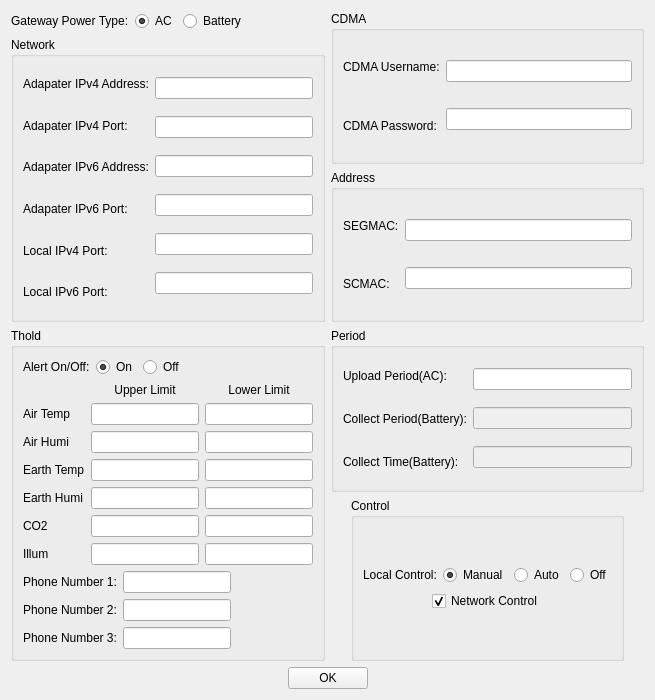
<?xml version="1.0" encoding="UTF-8"?>
<ui version="4.0">
 <class>configwindow</class>
 <widget class="QWidget" name="configwindow">
  <property name="geometry">
   <rect>
    <x>0</x>
    <y>0</y>
    <width>655</width>
    <height>700</height>
   </rect>
  </property>
  <property name="windowTitle">
   <string>ConfigManager</string>
  </property>
  <property name="windowIcon">
   <iconset>
    <normaloff>images/logo.png</normaloff>images/logo.png</iconset>
  </property>
  <layout class="QVBoxLayout" name="verticalLayout">
   <item>
    <layout class="QGridLayout" name="gridLayout_2">
     <item row="0" column="0">
      <layout class="QVBoxLayout" name="verticalLayout_21">
       <item>
        <layout class="QHBoxLayout" name="horizontalLayout_18">
         <item>
          <layout class="QHBoxLayout" name="horizontalLayout">
           <item>
            <widget class="QLabel" name="label">
             <property name="text">
              <string>Gateway Power Type:</string>
             </property>
            </widget>
           </item>
           <item>
            <widget class="QRadioButton" name="acRadioButton">
             <property name="text">
              <string>AC</string>
             </property>
             <property name="checked">
              <bool>true</bool>
             </property>
            </widget>
           </item>
           <item>
            <widget class="QRadioButton" name="batteryRadioButton">
             <property name="text">
              <string>Battery</string>
             </property>
            </widget>
           </item>
          </layout>
         </item>
         <item>
          <spacer name="horizontalSpacer_3">
           <property name="orientation">
            <enum>Qt::Horizontal</enum>
           </property>
           <property name="sizeHint" stdset="0">
            <size>
             <width>40</width>
             <height>20</height>
            </size>
           </property>
          </spacer>
         </item>
        </layout>
       </item>
       <item>
        <widget class="QGroupBox" name="groupBox">
         <property name="title">
          <string>Network</string>
         </property>
         <layout class="QHBoxLayout" name="horizontalLayout_9">
          <item>
           <layout class="QHBoxLayout" name="horizontalLayout_2">
            <item>
             <layout class="QVBoxLayout" name="verticalLayout_4">
              <item>
               <widget class="QLabel" name="label_2">
                <property name="text">
                 <string>Adapater IPv4 Address:</string>
                </property>
               </widget>
              </item>
              <item>
               <widget class="QLabel" name="label_3">
                <property name="text">
                 <string>Adapater IPv4 Port:</string>
                </property>
               </widget>
              </item>
              <item>
               <widget class="QLabel" name="label_4">
                <property name="text">
                 <string>Adapater IPv6 Address:</string>
                </property>
               </widget>
              </item>
              <item>
               <widget class="QLabel" name="label_5">
                <property name="text">
                 <string>Adapater IPv6 Port:</string>
                </property>
               </widget>
              </item>
              <item>
               <widget class="QLabel" name="label_6">
                <property name="text">
                 <string>Local IPv4 Port:</string>
                </property>
               </widget>
              </item>
              <item>
               <widget class="QLabel" name="label_7">
                <property name="text">
                 <string>Local IPv6 Port:</string>
                </property>
               </widget>
              </item>
             </layout>
            </item>
            <item>
             <layout class="QVBoxLayout" name="verticalLayout_3">
              <item>
               <widget class="QLineEdit" name="adapterIPv4Addr"/>
              </item>
              <item>
               <widget class="QLineEdit" name="adapterIPv4Port"/>
              </item>
              <item>
               <widget class="QLineEdit" name="adapterIPv6Addr"/>
              </item>
              <item>
               <widget class="QLineEdit" name="adapterIPv6Port"/>
              </item>
              <item>
               <widget class="QLineEdit" name="localIPv4Port"/>
              </item>
              <item>
               <widget class="QLineEdit" name="localIPv6Port"/>
              </item>
             </layout>
            </item>
           </layout>
          </item>
         </layout>
        </widget>
       </item>
      </layout>
     </item>
     <item row="0" column="1">
      <layout class="QVBoxLayout" name="verticalLayout_20">
       <item>
        <widget class="QGroupBox" name="groupBox_5">
         <property name="title">
          <string>CDMA</string>
         </property>
         <layout class="QHBoxLayout" name="horizontalLayout_14">
          <item>
           <layout class="QHBoxLayout" name="horizontalLayout_5">
            <item>
             <layout class="QVBoxLayout" name="verticalLayout_10">
              <item>
               <widget class="QLabel" name="label_13">
                <property name="text">
                 <string>CDMA Username:</string>
                </property>
               </widget>
              </item>
              <item>
               <widget class="QLabel" name="label_14">
                <property name="text">
                 <string>CDMA Password:</string>
                </property>
               </widget>
              </item>
             </layout>
            </item>
            <item>
             <layout class="QVBoxLayout" name="verticalLayout_9">
              <item>
               <widget class="QLineEdit" name="cdmaUsername"/>
              </item>
              <item>
               <widget class="QLineEdit" name="cdmaPassword">
                <property name="text">
                 <string/>
                </property>
               </widget>
              </item>
             </layout>
            </item>
           </layout>
          </item>
         </layout>
        </widget>
       </item>
       <item>
        <widget class="QGroupBox" name="groupBox_3">
         <property name="title">
          <string>Address</string>
         </property>
         <layout class="QHBoxLayout" name="horizontalLayout_12">
          <item>
           <layout class="QHBoxLayout" name="horizontalLayout_3">
            <item>
             <layout class="QVBoxLayout" name="verticalLayout_6">
              <item>
               <widget class="QLabel" name="label_8">
                <property name="text">
                 <string>SEGMAC:</string>
                </property>
               </widget>
              </item>
              <item>
               <widget class="QLabel" name="label_9">
                <property name="text">
                 <string>SCMAC:</string>
                </property>
               </widget>
              </item>
             </layout>
            </item>
            <item>
             <layout class="QVBoxLayout" name="verticalLayout_5">
              <item>
               <widget class="QLineEdit" name="segmac"/>
              </item>
              <item>
               <widget class="QLineEdit" name="scmac">
                <property name="text">
                 <string/>
                </property>
               </widget>
              </item>
             </layout>
            </item>
           </layout>
          </item>
         </layout>
        </widget>
       </item>
      </layout>
     </item>
     <item row="1" column="0">
      <widget class="QGroupBox" name="groupBox_2">
       <property name="title">
        <string>Thold</string>
       </property>
       <layout class="QVBoxLayout" name="verticalLayout_18">
        <item>
         <layout class="QVBoxLayout" name="verticalLayout_17">
          <item>
           <layout class="QHBoxLayout" name="horizontalLayout_10">
            <item>
             <layout class="QHBoxLayout" name="horizontalLayout_6">
              <item>
               <widget class="QLabel" name="AlertSwitc">
                <property name="text">
                 <string>Alert On/Off:</string>
                </property>
               </widget>
              </item>
              <item>
               <widget class="QRadioButton" name="alertOn">
                <property name="text">
                 <string>On</string>
                </property>
                <property name="checked">
                 <bool>true</bool>
                </property>
               </widget>
              </item>
              <item>
               <widget class="QRadioButton" name="alertOff">
                <property name="text">
                 <string>Off</string>
                </property>
               </widget>
              </item>
             </layout>
            </item>
            <item>
             <spacer name="horizontalSpacer">
              <property name="orientation">
               <enum>Qt::Horizontal</enum>
              </property>
              <property name="sizeHint" stdset="0">
               <size>
                <width>40</width>
                <height>20</height>
               </size>
              </property>
             </spacer>
            </item>
           </layout>
          </item>
          <item>
           <layout class="QGridLayout" name="gridLayout">
            <item row="0" column="0">
             <widget class="QLabel" name="label_25">
              <property name="text">
               <string/>
              </property>
             </widget>
            </item>
            <item row="0" column="1">
             <widget class="QLabel" name="label_18">
              <property name="text">
               <string>Upper Limit</string>
              </property>
              <property name="alignment">
               <set>Qt::AlignCenter</set>
              </property>
             </widget>
            </item>
            <item row="0" column="2">
             <widget class="QLabel" name="label_19">
              <property name="text">
               <string>Lower Limit</string>
              </property>
              <property name="alignment">
               <set>Qt::AlignCenter</set>
              </property>
             </widget>
            </item>
            <item row="1" column="0">
             <widget class="QLabel" name="label_20">
              <property name="text">
               <string>Air Temp</string>
              </property>
             </widget>
            </item>
            <item row="1" column="1">
             <widget class="QLineEdit" name="airTempUpper"/>
            </item>
            <item row="1" column="2">
             <widget class="QLineEdit" name="airTempLower"/>
            </item>
            <item row="2" column="0">
             <widget class="QLabel" name="label_21">
              <property name="text">
               <string>Air Humi</string>
              </property>
             </widget>
            </item>
            <item row="2" column="1">
             <widget class="QLineEdit" name="airHumiUpper"/>
            </item>
            <item row="2" column="2">
             <widget class="QLineEdit" name="airHumiLower"/>
            </item>
            <item row="3" column="0">
             <widget class="QLabel" name="label_27">
              <property name="text">
               <string>Earth Temp</string>
              </property>
             </widget>
            </item>
            <item row="3" column="1">
             <widget class="QLineEdit" name="earthTempUpper"/>
            </item>
            <item row="3" column="2">
             <widget class="QLineEdit" name="earthTempLower"/>
            </item>
            <item row="4" column="0">
             <widget class="QLabel" name="label_22">
              <property name="text">
               <string>Earth Humi</string>
              </property>
             </widget>
            </item>
            <item row="4" column="1">
             <widget class="QLineEdit" name="earthHumiUpper"/>
            </item>
            <item row="4" column="2">
             <widget class="QLineEdit" name="earthHumiLower"/>
            </item>
            <item row="5" column="0">
             <widget class="QLabel" name="label_24">
              <property name="text">
               <string>CO2</string>
              </property>
             </widget>
            </item>
            <item row="5" column="1">
             <widget class="QLineEdit" name="co2Upper"/>
            </item>
            <item row="5" column="2">
             <widget class="QLineEdit" name="co2Lower"/>
            </item>
            <item row="6" column="0">
             <widget class="QLabel" name="label_23">
              <property name="text">
               <string>Illum</string>
              </property>
             </widget>
            </item>
            <item row="6" column="1">
             <widget class="QLineEdit" name="illumUpper"/>
            </item>
            <item row="6" column="2">
             <widget class="QLineEdit" name="illumLower"/>
            </item>
           </layout>
          </item>
          <item>
           <layout class="QHBoxLayout" name="horizontalLayout_16">
            <item>
             <layout class="QHBoxLayout" name="horizontalLayout_15">
              <item>
               <layout class="QVBoxLayout" name="verticalLayout_16">
                <item>
                 <widget class="QLabel" name="label_15">
                  <property name="text">
                   <string>Phone Number 1:</string>
                  </property>
                 </widget>
                </item>
                <item>
                 <widget class="QLabel" name="label_16">
                  <property name="text">
                   <string>Phone Number 2:</string>
                  </property>
                 </widget>
                </item>
                <item>
                 <widget class="QLabel" name="label_17">
                  <property name="text">
                   <string>Phone Number 3:</string>
                  </property>
                 </widget>
                </item>
               </layout>
              </item>
              <item>
               <layout class="QVBoxLayout" name="verticalLayout_15">
                <item>
                 <widget class="QLineEdit" name="phoneNum1">
                  <property name="text">
                   <string/>
                  </property>
                 </widget>
                </item>
                <item>
                 <widget class="QLineEdit" name="phoneNum2">
                  <property name="text">
                   <string/>
                  </property>
                 </widget>
                </item>
                <item>
                 <widget class="QLineEdit" name="phoneNum3">
                  <property name="text">
                   <string/>
                  </property>
                 </widget>
                </item>
               </layout>
              </item>
             </layout>
            </item>
            <item>
             <spacer name="horizontalSpacer_2">
              <property name="orientation">
               <enum>Qt::Horizontal</enum>
              </property>
              <property name="sizeHint" stdset="0">
               <size>
                <width>40</width>
                <height>20</height>
               </size>
              </property>
             </spacer>
            </item>
           </layout>
          </item>
         </layout>
        </item>
       </layout>
       <zorder></zorder>
      </widget>
     </item>
     <item row="1" column="1">
      <layout class="QVBoxLayout" name="verticalLayout_14">
       <item>
        <widget class="QGroupBox" name="groupBox_4">
         <property name="title">
          <string>Period</string>
         </property>
         <layout class="QHBoxLayout" name="horizontalLayout_13">
          <item>
           <layout class="QHBoxLayout" name="horizontalLayout_4">
            <item>
             <layout class="QVBoxLayout" name="verticalLayout_8">
              <item>
               <widget class="QLabel" name="label_10">
                <property name="text">
                 <string>Upload Period(AC):</string>
                </property>
               </widget>
              </item>
              <item>
               <widget class="QLabel" name="label_11">
                <property name="text">
                 <string>Collect Period(Battery):</string>
                </property>
               </widget>
              </item>
              <item>
               <widget class="QLabel" name="label_12">
                <property name="text">
                 <string>Collect Time(Battery):</string>
                </property>
               </widget>
              </item>
             </layout>
            </item>
            <item>
             <layout class="QVBoxLayout" name="verticalLayout_7">
              <item>
               <widget class="QLineEdit" name="uploadPeriod"/>
              </item>
              <item>
               <widget class="QLineEdit" name="collectPeriod">
                <property name="enabled">
                 <bool>false</bool>
                </property>
               </widget>
              </item>
              <item>
               <widget class="QLineEdit" name="collectTime">
                <property name="enabled">
                 <bool>false</bool>
                </property>
               </widget>
              </item>
             </layout>
            </item>
           </layout>
          </item>
         </layout>
        </widget>
       </item>
       <item>
        <layout class="QHBoxLayout" name="horizontalLayout_21">
         <item>
          <spacer name="horizontalSpacer_6">
           <property name="orientation">
            <enum>Qt::Horizontal</enum>
           </property>
           <property name="sizeHint" stdset="0">
            <size>
             <width>16</width>
             <height>137</height>
            </size>
           </property>
          </spacer>
         </item>
         <item>
          <widget class="QGroupBox" name="groupBox_6">
           <property name="title">
            <string>Control</string>
           </property>
           <layout class="QVBoxLayout" name="verticalLayout_13">
            <item>
             <layout class="QVBoxLayout" name="verticalLayout_12">
              <item>
               <layout class="QHBoxLayout" name="horizontalLayout_11">
                <item>
                 <widget class="QLabel" name="label_26">
                  <property name="text">
                   <string>Local Control:</string>
                  </property>
                 </widget>
                </item>
                <item>
                 <layout class="QHBoxLayout" name="horizontalLayout_8">
                  <item>
                   <widget class="QRadioButton" name="localManuControl">
                    <property name="text">
                     <string>Manual</string>
                    </property>
                    <property name="checked">
                     <bool>true</bool>
                    </property>
                   </widget>
                  </item>
                  <item>
                   <widget class="QRadioButton" name="localAutoControl">
                    <property name="text">
                     <string>Auto</string>
                    </property>
                   </widget>
                  </item>
                  <item>
                   <widget class="QRadioButton" name="localControlOff">
                    <property name="text">
                     <string>Off</string>
                    </property>
                   </widget>
                  </item>
                 </layout>
                </item>
               </layout>
              </item>
              <item>
               <layout class="QHBoxLayout" name="horizontalLayout_20">
                <item>
                 <spacer name="horizontalSpacer_8">
                  <property name="orientation">
                   <enum>Qt::Horizontal</enum>
                  </property>
                  <property name="sizeHint" stdset="0">
                   <size>
                    <width>40</width>
                    <height>20</height>
                   </size>
                  </property>
                 </spacer>
                </item>
                <item>
                 <widget class="QCheckBox" name="networkControlOn">
                  <property name="text">
                   <string>Network Control</string>
                  </property>
                  <property name="checked">
                   <bool>true</bool>
                  </property>
                 </widget>
                </item>
                <item>
                 <spacer name="horizontalSpacer_9">
                  <property name="orientation">
                   <enum>Qt::Horizontal</enum>
                  </property>
                  <property name="sizeHint" stdset="0">
                   <size>
                    <width>40</width>
                    <height>20</height>
                   </size>
                  </property>
                 </spacer>
                </item>
               </layout>
              </item>
             </layout>
            </item>
           </layout>
          </widget>
         </item>
         <item>
          <spacer name="horizontalSpacer_7">
           <property name="orientation">
            <enum>Qt::Horizontal</enum>
           </property>
           <property name="sizeHint" stdset="0">
            <size>
             <width>16</width>
             <height>137</height>
            </size>
           </property>
          </spacer>
         </item>
        </layout>
       </item>
      </layout>
     </item>
    </layout>
   </item>
   <item>
    <layout class="QHBoxLayout" name="horizontalLayout_19">
     <item>
      <spacer name="horizontalSpacer_4">
       <property name="orientation">
        <enum>Qt::Horizontal</enum>
       </property>
       <property name="sizeHint" stdset="0">
        <size>
         <width>40</width>
         <height>20</height>
        </size>
       </property>
      </spacer>
     </item>
     <item>
      <layout class="QHBoxLayout" name="horizontalLayout_17">
       <item>
        <widget class="QPushButton" name="okButton">
         <property name="text">
          <string>OK</string>
         </property>
        </widget>
       </item>
      </layout>
     </item>
     <item>
      <spacer name="horizontalSpacer_5">
       <property name="orientation">
        <enum>Qt::Horizontal</enum>
       </property>
       <property name="sizeHint" stdset="0">
        <size>
         <width>40</width>
         <height>20</height>
        </size>
       </property>
      </spacer>
     </item>
    </layout>
   </item>
  </layout>
  <zorder></zorder>
  <zorder></zorder>
  <zorder></zorder>
 </widget>
 <tabstops>
  <tabstop>acRadioButton</tabstop>
  <tabstop>batteryRadioButton</tabstop>
  <tabstop>adapterIPv4Addr</tabstop>
  <tabstop>adapterIPv4Port</tabstop>
  <tabstop>adapterIPv6Addr</tabstop>
  <tabstop>adapterIPv6Port</tabstop>
  <tabstop>localIPv4Port</tabstop>
  <tabstop>localIPv6Port</tabstop>
  <tabstop>alertOn</tabstop>
  <tabstop>alertOff</tabstop>
  <tabstop>airTempUpper</tabstop>
  <tabstop>airTempLower</tabstop>
  <tabstop>airHumiUpper</tabstop>
  <tabstop>airHumiLower</tabstop>
  <tabstop>earthHumiUpper</tabstop>
  <tabstop>earthHumiLower</tabstop>
  <tabstop>co2Upper</tabstop>
  <tabstop>co2Lower</tabstop>
  <tabstop>illumUpper</tabstop>
  <tabstop>illumLower</tabstop>
  <tabstop>phoneNum1</tabstop>
  <tabstop>phoneNum2</tabstop>
  <tabstop>phoneNum3</tabstop>
  <tabstop>cdmaUsername</tabstop>
  <tabstop>cdmaPassword</tabstop>
  <tabstop>segmac</tabstop>
  <tabstop>scmac</tabstop>
  <tabstop>uploadPeriod</tabstop>
  <tabstop>collectPeriod</tabstop>
  <tabstop>collectTime</tabstop>
  <tabstop>localManuControl</tabstop>
  <tabstop>localAutoControl</tabstop>
  <tabstop>localControlOff</tabstop>
  <tabstop>networkControlOn</tabstop>
  <tabstop>okButton</tabstop>
 </tabstops>
 <resources/>
 <connections/>
</ui>
